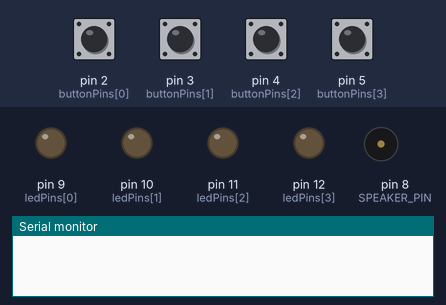
The sketch below on a simulated Arduino Uno, built with avr-gcc and run on an emulated ATmega328P. On the bench: output pins drawn as LEDs (lit = HIGH), buzzer (waves = sounding), the last lines printed to the serial monitor. Inputs (shaded band) come from the test bench; at power-on: pin 2 (buttonPins[0]), pin 3 (buttonPins[1]), pin 4 (buttonPins[2]), pin 5 (buttonPins[3]) HIGH. Random numbers use the default seed unless the sketch sets one.

Above: at 1.2 s.
1.3 s: pin 3 (buttonPins[1]) pulled LOW for 0.15 s
At 2.7 s:
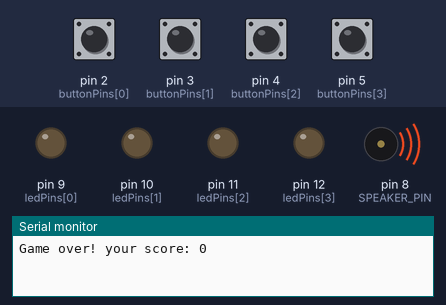
4.4 s: pin 2 (buttonPins[0]) pulled LOW for 1 s
At 5.05 s:
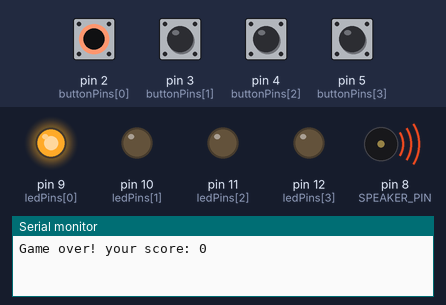
8.4 s: pin 2 (buttonPins[0]) pulled LOW for 0.15 s
At 9.7 s:
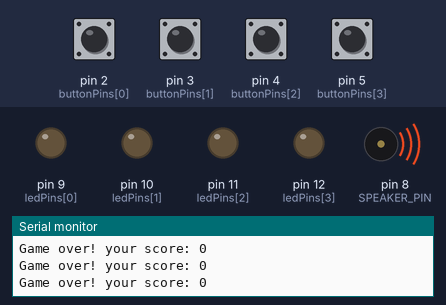
11.5 s: pin 4 (buttonPins[2]) pulled LOW for 1 s
At 14.41 s:
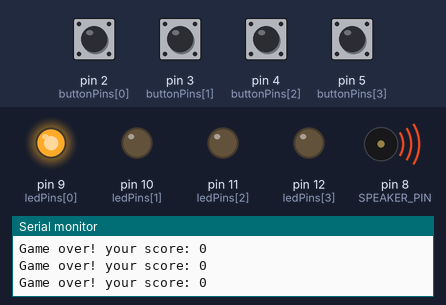
14.5 s: pin 3 (buttonPins[1]) pulled LOW for 1 s
At 14.76 s:
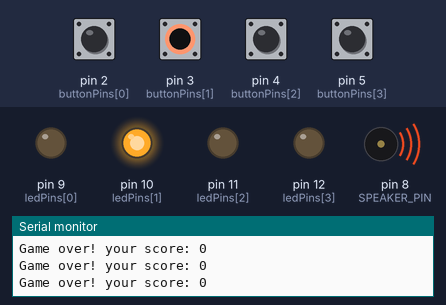
Timing chart, 0 to 19.5 s (numbered marks = the images above; inputs shaded):
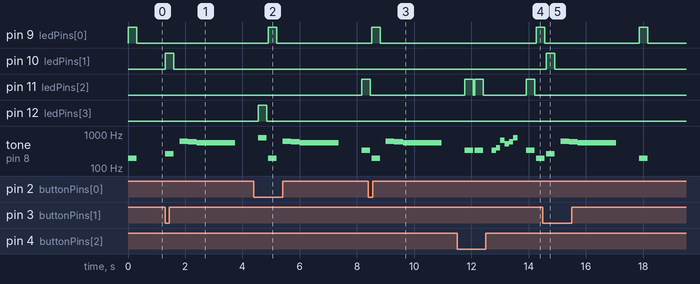

The sketch:

sketch.ino
```cpp
// (licence header left out)
#include "pitches.h"

/* Constants - define pin numbers for LEDs,
   buttons and speaker, and also the game tones: */
const byte ledPins[] = {9, 10, 11, 12};
const byte buttonPins[] = {2, 3, 4, 5};
#define SPEAKER_PIN 8

#define MAX_GAME_LENGTH 100

const int gameTones[] = { NOTE_G3, NOTE_C4, NOTE_E4, NOTE_G5};

/* Global variales - store the game state */
byte gameSequence[MAX_GAME_LENGTH] = {0};
byte gameIndex = 0;

/**
   Set up the Arduino board and initialize Serial communication
*/
void setup() {
  Serial.begin(9600);
  for (byte i = 0; i < 4; i++) {
    pinMode(ledPins[i], OUTPUT);
    pinMode(buttonPins[i], INPUT_PULLUP);
  }
  pinMode(SPEAKER_PIN, OUTPUT);
  // The following line primes the random number generator.
  // It assumes pin A0 is floating (disconnected):
  randomSeed(analogRead(A0));
}

/**
   Lights the given LED and plays the suitable tone
*/
void lightLedAndPlayTone(byte ledIndex) {
  digitalWrite(ledPins[ledIndex], HIGH);
  tone(SPEAKER_PIN, gameTones[ledIndex]);
  delay(300);
  digitalWrite(ledPins[ledIndex], LOW);
  noTone(SPEAKER_PIN);
}

/**
   Plays the current sequence of notes that the user has to repeat
*/
void playSequence() {
  for (int i = 0; i < gameIndex; i++) {
    byte currentLed = gameSequence[i];
    lightLedAndPlayTone(currentLed);
    delay(50);
  }
}

/**
    Waits until the user pressed one of the buttons,
    and returns the index of that button
*/
byte readButtons() {
  while (true) {
    for (byte i = 0; i < 4; i++) {
      byte buttonPin = buttonPins[i];
      if (digitalRead(buttonPin) == LOW) {
        return i;
      }
    }
    delay(1);
  }
}

/**
  Play the game over sequence, and report the game score
*/
void gameOver() {
  Serial.print("Game over! your score: ");
  Serial.println(gameIndex - 1);
  gameIndex = 0;
  delay(200);

  // Play a Wah-Wah-Wah-Wah sound
  tone(SPEAKER_PIN, NOTE_DS5);
  delay(300);
  tone(SPEAKER_PIN, NOTE_D5);
  delay(300);
  tone(SPEAKER_PIN, NOTE_CS5);
  delay(300);
  for (byte i = 0; i < 10; i++) {
    for (int pitch = -10; pitch <= 10; pitch++) {
      tone(SPEAKER_PIN, NOTE_C5 + pitch);
      delay(5);
    }
  }
  noTone(SPEAKER_PIN);
  delay(500);
}

/**
   Get the user's input and compare it with the expected sequence.
*/
bool checkUserSequence() {
  for (int i = 0; i < gameIndex; i++) {
    byte expectedButton = gameSequence[i];
    byte actualButton = readButtons();
    lightLedAndPlayTone(actualButton);
    if (expectedButton != actualButton) {
      return false;
    }
  }

  return true;
}

/**
   Plays an hooray sound whenever the user finishes a level
*/
void playLevelUpSound() {
  tone(SPEAKER_PIN, NOTE_E4);
  delay(150);
  tone(SPEAKER_PIN, NOTE_G4);
  delay(150);
  tone(SPEAKER_PIN, NOTE_E5);
  delay(150);
  tone(SPEAKER_PIN, NOTE_C5);
  delay(150);
  tone(SPEAKER_PIN, NOTE_D5);
  delay(150);
  tone(SPEAKER_PIN, NOTE_G5);
  delay(150);
  noTone(SPEAKER_PIN);
}

/**
   The main game loop
*/
void loop() {
  // Add a random color to the end of the sequence
  gameSequence[gameIndex] = random(0, 4);
  gameIndex++;
  if (gameIndex >= MAX_GAME_LENGTH) {
    gameIndex = MAX_GAME_LENGTH - 1;
  }

  playSequence();
  if (!checkUserSequence()) {
    gameOver();
  }

  delay(300);

  if (gameIndex > 0) {
    playLevelUpSound();
    delay(300);
  }
}
```

pitches.h
```cpp
/*************************************************
 * Public Constants
 *************************************************/

#define NOTE_B0  31
#define NOTE_C1  33
#define NOTE_CS1 35
#define NOTE_D1  37
#define NOTE_DS1 39
#define NOTE_E1  41
#define NOTE_F1  44
#define NOTE_FS1 46
#define NOTE_G1  49
#define NOTE_GS1 52
#define NOTE_A1  55
#define NOTE_AS1 58
#define NOTE_B1  62
#define NOTE_C2  65
#define NOTE_CS2 69
#define NOTE_D2  73
#define NOTE_DS2 78
#define NOTE_E2  82
#define NOTE_F2  87
#define NOTE_FS2 93
#define NOTE_G2  98
#define NOTE_GS2 104
#define NOTE_A2  110
#define NOTE_AS2 117
#define NOTE_B2  123
#define NOTE_C3  131
#define NOTE_CS3 139
#define NOTE_D3  147
#define NOTE_DS3 156
#define NOTE_E3  165
#define NOTE_F3  175
#define NOTE_FS3 185
#define NOTE_G3  196
#define NOTE_GS3 208
#define NOTE_A3  220
#define NOTE_AS3 233
#define NOTE_B3  247
#define NOTE_C4  262
#define NOTE_CS4 277
#define NOTE_D4  294
#define NOTE_DS4 311
#define NOTE_E4  330
#define NOTE_F4  349
#define NOTE_FS4 370
#define NOTE_G4  392
#define NOTE_GS4 415
#define NOTE_A4  440
#define NOTE_AS4 466
#define NOTE_B4  494
#define NOTE_C5  523
#define NOTE_CS5 554
#define NOTE_D5  587
#define NOTE_DS5 622
#define NOTE_E5  659
#define NOTE_F5  698
#define NOTE_FS5 740
#define NOTE_G5  784
#define NOTE_GS5 831
#define NOTE_A5  880
#define NOTE_AS5 932
#define NOTE_B5  988
#define NOTE_C6  1047
#define NOTE_CS6 1109
#define NOTE_D6  1175
#define NOTE_DS6 1245
#define NOTE_E6  1319
#define NOTE_F6  1397
#define NOTE_FS6 1480
#define NOTE_G6  1568
#define NOTE_GS6 1661
#define NOTE_A6  1760
#define NOTE_AS6 1865
#define NOTE_B6  1976
#define NOTE_C7  2093
#define NOTE_CS7 2217
#define NOTE_D7  2349
#define NOTE_DS7 2489
#define NOTE_E7  2637
#define NOTE_F7  2794
#define NOTE_FS7 2960
#define NOTE_G7  3136
#define NOTE_GS7 3322
#define NOTE_A7  3520
#define NOTE_AS7 3729
#define NOTE_B7  3951
#define NOTE_C8  4186
#define NOTE_CS8 4435
#define NOTE_D8  4699
#define NOTE_DS8 4978
```

Measured:
- after the input at 1.3 s, pin 10 (ledPins[1]): LOW → HIGH at once, → LOW 0.30 s later; tone on pin 8 (SPEAKER_PIN): plays 262 Hz for 0.30 s, 622 Hz for 0.30 s, 587 Hz for 0.30 s, 554 Hz for 1.4 s, starting at once
- after the input at 4.4 s, pin 9 (ledPins[0]): LOW → HIGH after 0.51 s, → LOW 0.30 s later; pin 11 (ledPins[2]): LOW → HIGH after 3.8 s
- after the input at 8.4 s, pin 9 (ledPins[0]): LOW → HIGH after 0.11 s, → LOW 0.30 s later
- after the input at 11.5 s, pin 9 (ledPins[0]): LOW → HIGH after 2.8 s
- after the input at 14.5 s, pin 10 (ledPins[1]): LOW → HIGH after 0.12 s, → LOW 0.30 s later
